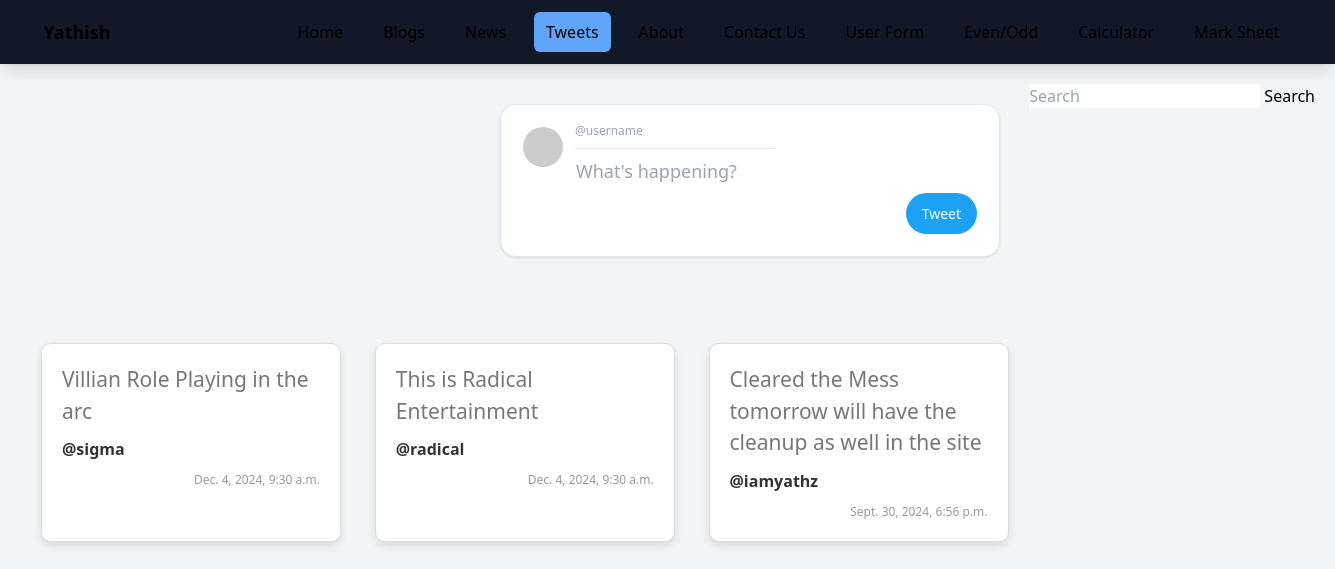
Page /tweets/ on the earlier database version.
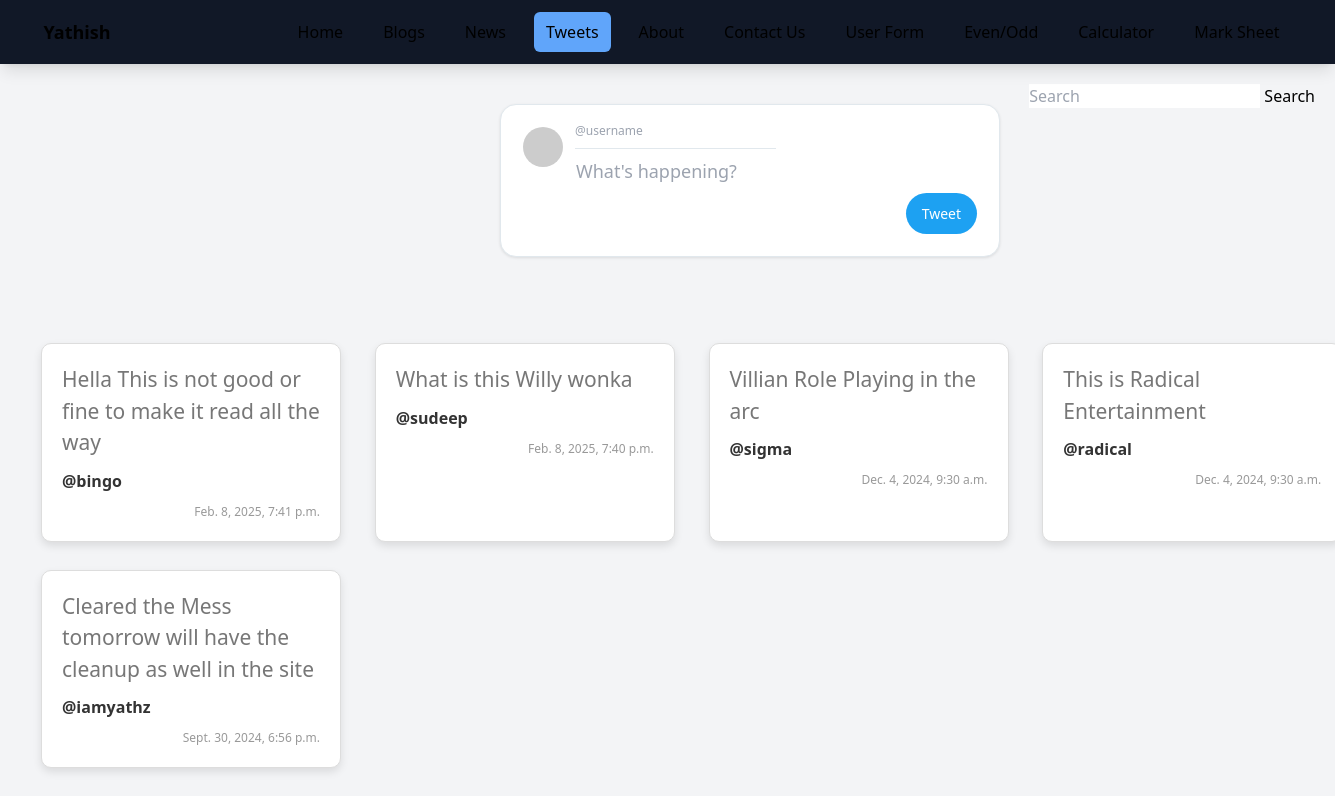
Same page on the later database version.
### tweet/models.py (models this page shows)
class Tweet(models.Model):
    username=models.CharField(max_length=50)
    tweet = models.TextField(max_length=250)
    created_at=models.DateTimeField(auto_now_add=True)

### dynamic/views.py (the view, shortened to what this page needs)
# urls.py: path('tweets/',views.tweet,name='tweeted'),
def tweet(request):
    data = {
        'user':'Yathish',
        'title':'Tweet'
    }
    tweetdata = Tweet.objects.all().order_by("-id")
    if request.method == "GET":
        so = request.GET.get("searchkey")
        if so!= None:
            tweetdata=Tweet.objects.filter(Q(username__icontains=so)|Q(tweet__icontains=so))
    data['tweetdata']=tweetdata
    return render(request,'tweets.html',data)

### templates/tweets.html (shortened to what this page needs)
{% include "header.html" %}
{% load static %}
<link rel="stylesheet"  href="{% static 'css/tweets.css' %}">
<div class="bg-custom text-black font-weight-bold text-center py-3">
    <a href="/tweets/" style="text-decoration: none;">Tweet Social</a>
</div>
<div class="search-container">
    <form class="form-inline my-2 my-lg-0" method="get">
        <input class="form-control mr-sm-2" name='searchkey' type="text" placeholder="Search" aria-label="Search">
        <button class="btn btn-outline-success my-2 my-sm-0" type="submit" value='Search'>Search</button>
    </form>
</div>
<form method="post" action="{% url 'tweeted' %}">
    <div class="tweet-box">
        <div class="tweet-header">
            <img src="https://via.placeholder.com/40" alt="Profile Picture" class="profile-pic">
            <input type="text" name="username" class="username-input" placeholder="@username">
            <textarea class="tweet-input" name="tweet" placeholder="What's happening?"></textarea>
        </div>
        <div class="tweet-footer">
            <button class="tweet-button">Tweet</button>
        </div>
    </div>
</form>
<div class="tweet-grid">
    {% for tweet in tweetdata %}
        <div class="tweet-container">
            <div class='tweet-title'>{{tweet.tweet}}</div>
            <div class="tweet-username">@{{tweet.username}}</div>
            <div class="tweet-time">{{tweet.created_at}}</div>
        </div>
        {% empty %}
<div class="alert alert-danger" role="alert">
    No Result Found
</div>
    {% endfor %}
</div>

Differences in the rows shown:
added Tweet: tweet "Hella This is not good or fine to make it read all the way", username "bingo", created_at "Feb. 8, 2025, 7:41 p.m."
added Tweet: tweet "What is this Willy wonka", username "sudeep", created_at "Feb. 8, 2025, 7:40 p.m."
